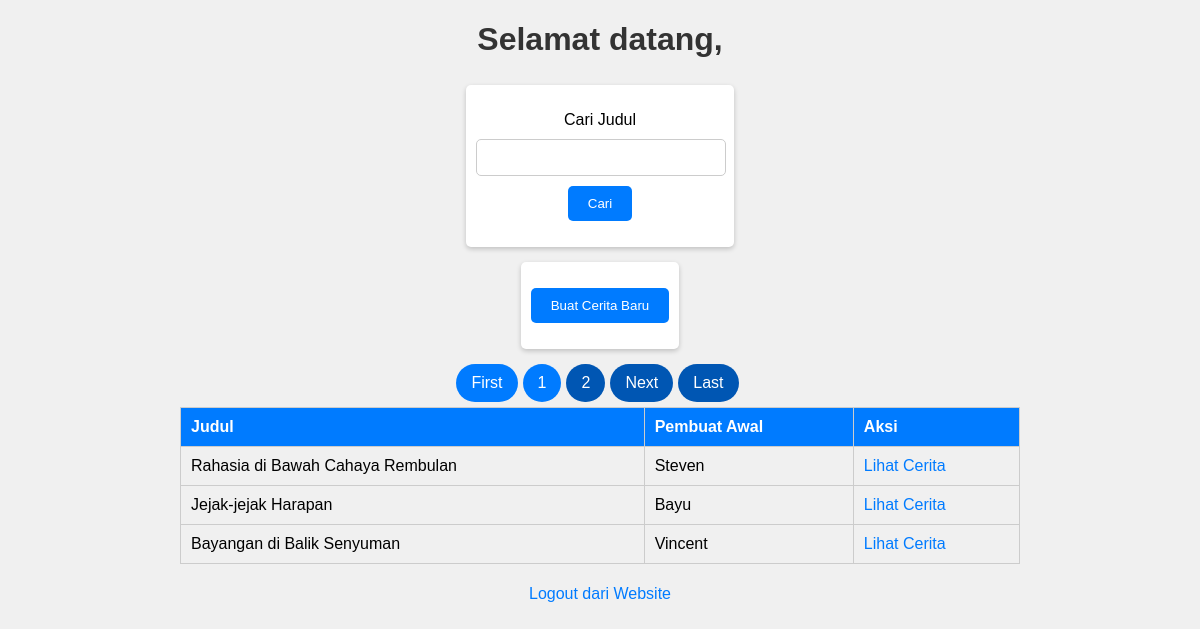
The page /homepage.php on the database its author committed.
### tables this page shows
CREATE TABLE `cerita` (
  `idcerita` int(11) NOT NULL AUTO_INCREMENT,
  `judul` varchar(100) DEFAULT NULL,
  `iduser_pembuat_awal` varchar(40) NOT NULL,
  PRIMARY KEY (`idcerita`),
  KEY `fk_cerita_users_idx` (`iduser_pembuat_awal`),
  CONSTRAINT `fk_cerita_users` FOREIGN KEY (`iduser_pembuat_awal`) REFERENCES `users` (`iduser`) ON DELETE NO ACTION ON UPDATE NO ACTION
);

CREATE TABLE `users` (
  `iduser` varchar(40) NOT NULL,
  `nama` varchar(45) DEFAULT NULL,
  `password` varchar(100) DEFAULT NULL,
  `salt` varchar(10) DEFAULT NULL,
  PRIMARY KEY (`iduser`)
);

### class/koneksi.php (called while the page is built, shortened)
<?php
    class Koneksi {
        public function __construct() {
            $this->conn = new mysqli("localhost", "root", "", "project_uts_fsp");
        }
    }
?>

### class/cerita.php (called while the page is built, shortened)
<?php
    require_once("koneksi.php");
    class Cerita extends Koneksi {
        public function getCerita($search="%") {
            $sql = "SELECT * FROM cerita c INNER JOIN users u ON c.iduser_pembuat_awal=u.iduser WHERE judul LIKE ?";
            $stmt = $this->conn->prepare($sql);
            $stmt->bind_param("s", $search);
            $stmt->execute();
            $result = $stmt->get_result();
            return $result;
        }
        public function getCeritaLimit($search="%", $start=0, $perpage=10) {
            $sql = "SELECT * FROM cerita c INNER JOIN users u ON c.iduser_pembuat_awal=u.iduser WHERE judul LIKE ? LIMIT ?, ?";
            $stmt = $this->conn->prepare($sql);
            $stmt->bind_param("sii", $search, $start, $perpage);
            $stmt->execute();
            $result = $stmt->get_result();
            return $result;
        }
    }
?>

### homepage.php (the view, shortened to what this page needs)
<?php
    require_once("class/users.php");
    require_once("class/cerita.php");
    if (isset($_SESSION)) {
        $nama = $_SESSION["nama"];
    } else {
    }
    if(isset($_GET["judul"])){
        $judul = $_GET["judul"];
    }
    else{
        $judul = "";
    }
    if (isset($_GET["judul"])) {
        $search = "%".$_GET["judul"]."%";
    } else {
        $search = "%";
    }
?>
<!DOCTYPE html>
<html lang="en">
<head>
</head>
<body>
    <h1>Selamat datang, <?php echo $nama; ?></h1>
    <form action="homepage.php" method="GET">
        <p>
            <label>Cari Judul</label>
            <input type='text' name='judul' value='<?php echo $judul; ?>'>
            <input type='submit' name='btncari' value='Cari'>
        </p>
    </form>
    <form action="cerita_baru.php" method="GET">
        <p><input type="submit" value="Buat Cerita Baru" name="btnbaru"></p>
    </form>
    <?php
        echo "<table border='1'>";
        echo "<tr>";
        echo "<th>Judul</th><th>Pembuat Awal</th><th>Aksi</th>";
        echo "</tr>";
        $cerita = new Cerita();
        $result = $cerita->getCerita($search);
        $perpage = 3;
        $total_data = $result->num_rows;
        $jumlah_page = ceil($total_data / $perpage);
        if(isset($_GET["p"])){
            $p = $_GET["p"];
        }
        else{
            $p = 1;
        }
        echo "<ul>";
        echo "<li" . ($p == 1 ? " class='active'" : "") . "><a class='page' href='homepage.php?p=1&judul=$judul'>First</a></li>";
        for($i=1;$i<=$jumlah_page;$i++){
            echo "<li" . ($p == $i ? " class='active'" : "") . "><a class='page' href='homepage.php?p=$i&judul=$judul'>$i</a></li>";
        }
        if ($p != $jumlah_page){
            $x = $p+1;
            echo "<li><a class='page' href='homepage.php?p=$x&judul=$judul'>Next</a></li>";
        }
        echo "<li" . ($p == $jumlah_page ? " class='active'" : "") . "><a class='page' href='homepage.php?p=$jumlah_page&judul=$judul'>Last</a></li>";
        echo "</ul>";
        $start = ($p-1) * $perpage;
        $result = $cerita->getCeritaLimit($search, $start, $perpage);
        while ($row = $result->fetch_assoc()) {
            $id_cerita = $row["idcerita"];
            echo "<tr>";
            echo "<td>".$row["judul"]."</td>";
            echo "<td>".$row["nama"]."</td>";
            echo "<td><a href='lihat_cerita.php?idcerita=$id_cerita'>Lihat Cerita</a></td>";
            echo "</tr>";
        }
        echo "</table>";
    ?>
    <p><a href="logout.php">Logout dari Website</a></p>
</body>
</html>

### homepage.php (style rules this page uses)
body { font-family: Arial, sans-serif; background-color: #f0f0f0; text-align: center; margin: 0; padding: 0; display: flex; flex-direction: column; justify-content: center; align-items: center; gap: 5px; }
h1 { color: #333; }
form { background: #fff; max-width: 300px; margin: 0 auto 10px auto; padding: 10px; border-radius: 5px; box-shadow: 0 2px 5px rgba(0, 0, 0, 0.2); display: flex; flex-direction: column; justify-content: center; align-items: center; }
label { display: block; margin-bottom: 10px; }
input[type="text"] { width: 100%; padding: 10px 0; margin-bottom: 10px; border: 1px solid #ccc; border-radius: 5px; }
input[type="submit"] { background: #007BFF; color: #fff; border: none; padding: 10px 20px; border-radius: 5px; cursor: pointer; }
ul { list-style-type: none; margin: 0; padding: 0; }
li { display: inline-block; background: #0056b3; padding: 10px 15px; border-radius: 50px; margin-right: 5px; cursor: pointer; }
li.active { background: #007BFF; color: #fff; }
table { width: 70%; border-collapse: collapse; border: 1px solid #ccc; justify-content: center; }
th, td { padding: 10px; text-align: left; border-bottom: 1px solid #ccc; }
th { background-color: #007BFF; color: #fff; }
.page { text-decoration: none; color: #fff; }
a { text-decoration: none; color: #007BFF; }

### rows shown on the page
cerita: judul "Rahasia di Bawah Cahaya Rembulan", iduser_pembuat_awal.nama "Steven"
cerita: judul "Jejak-jejak Harapan", iduser_pembuat_awal.nama "Bayu"
cerita: judul "Bayangan di Balik Senyuman", iduser_pembuat_awal.nama "Vincent"
